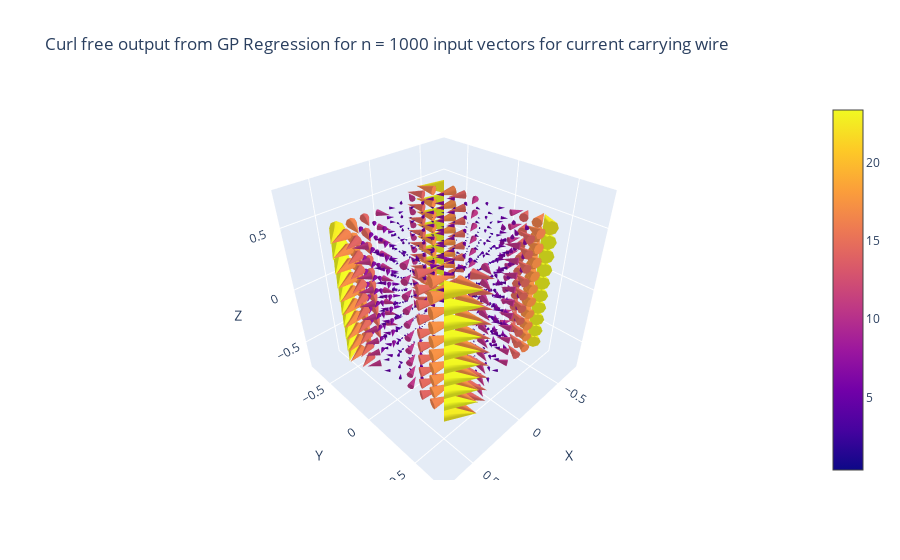

Write notebook code for a chart like this one.
### Code cell
plotter(outputs_wire_curl_free, 
        title = f'Curl free output from GP Regression for n = {given_samples_wire} input vectors for current carrying wire')

### Figure 1 — Plotly figure (JSON) as saved in the notebook; plotly's stock layout.template omitted (floating-point values rounded to 4 significant figures; data arrays with more than 128 entries replaced by an {"elided": "..."} marker saying what was removed)
{"data": [{"anchor": "tail", "sizemode": "scaled", "sizeref": 2, "type": "cone", "u": {"elided": "1000 float values"}, "v": {"elided": "1000 float values"}, "w": {"elided": "1000 float values"}, "x": {"elided": "1000 float values"}, "y": {"elided": "1000 float values"}, "z": {"elided": "1000 float values"}}], "layout": {"scene": {"xaxis": {"title": {"text": "X"}}, "yaxis": {"title": {"text": "Y"}}, "zaxis": {"title": {"text": "Z"}}}, "title": {"text": "Curl free output from GP Regression for n = 1000 input vectors for current carrying wire"}}}
